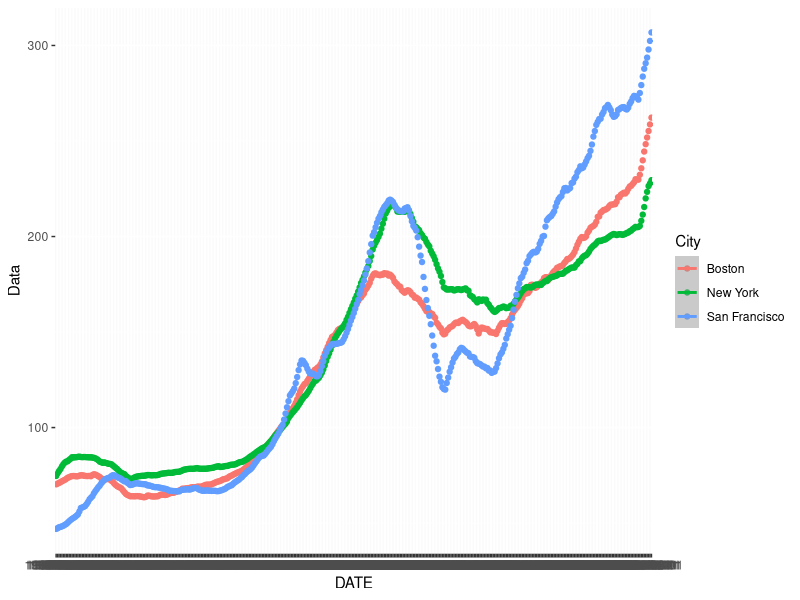

Here is the R script that generated this plot:
## ---- chunk 1
knitr::opts_chunk$set(echo = FALSE)
library(tidyverse)
## ---- chunk 2


raw_data_BO <- read.csv("BOXRSA.csv")
raw_data_NY <- read.csv("NYXRSA.csv")
raw_data_SF <- read.csv("SFXRSA.csv")

data_BO <- raw_data_BO %>%
mutate(City="Boston") %>%
mutate(Data= BOXRSA)

data_NY <- raw_data_NY %>%
  mutate(City="New York")%>%
  mutate(Data= NYXRSA)

data_SF <- raw_data_SF %>%
  mutate(City ="San Francisco")%>%
mutate(Data= SFXRSA)
clean_data <- bind_cols(data_BO,data_NY,data_SF)
clean_data <- bind_rows(data_BO,data_NY,data_SF)%>%
  select(DATE,Data,City)


## ---- chunk 3
clean_data %>%
ggplot(mapping=aes(x =DATE,y=Data,color=City))+
  geom_point()+
  geom_smooth(method="lm",formula=y~x)

